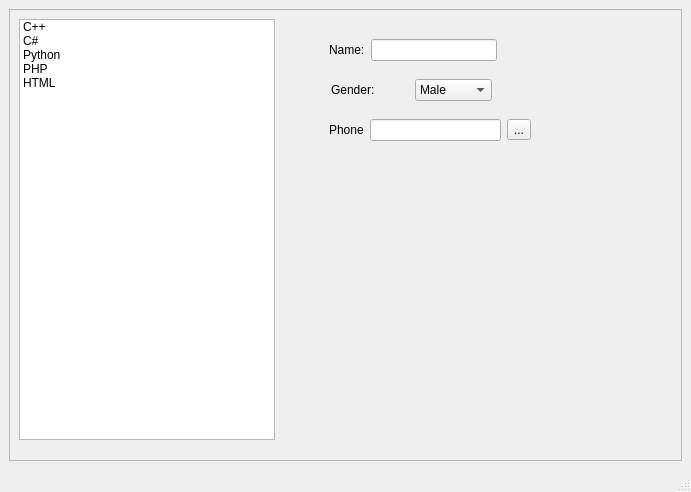
<?xml version="1.0" encoding="UTF-8"?>
<ui version="4.0">
 <class>MainWindow</class>
 <widget class="QMainWindow" name="MainWindow">
  <property name="geometry">
   <rect>
    <x>0</x>
    <y>0</y>
    <width>691</width>
    <height>492</height>
   </rect>
  </property>
  <property name="windowTitle">
   <string>QT-Formulario</string>
  </property>
  <widget class="QWidget" name="centralwidget">
   <layout class="QGridLayout" name="gridLayout">
    <item row="0" column="1">
     <widget class="QFrame" name="frame">
      <property name="frameShape">
       <enum>QFrame::StyledPanel</enum>
      </property>
      <property name="frameShadow">
       <enum>QFrame::Raised</enum>
      </property>
      <widget class="QListWidget" name="listWidget">
       <property name="geometry">
        <rect>
         <x>10</x>
         <y>10</y>
         <width>256</width>
         <height>421</height>
        </rect>
       </property>
       <item>
        <property name="text">
         <string>C++</string>
        </property>
       </item>
       <item>
        <property name="text">
         <string>C#</string>
        </property>
       </item>
       <item>
        <property name="text">
         <string>Python</string>
        </property>
       </item>
       <item>
        <property name="text">
         <string>PHP</string>
        </property>
       </item>
       <item>
        <property name="text">
         <string>HTML</string>
        </property>
       </item>
      </widget>
      <widget class="QWidget" name="">
       <property name="geometry">
        <rect>
         <x>320</x>
         <y>30</y>
         <width>168</width>
         <height>22</height>
        </rect>
       </property>
       <layout class="QHBoxLayout" name="horizontalLayout">
        <item>
         <widget class="QLabel" name="label">
          <property name="text">
           <string>Name:</string>
          </property>
         </widget>
        </item>
        <item>
         <widget class="QLineEdit" name="lineEdit">
          <property name="placeholderText">
           <string/>
          </property>
         </widget>
        </item>
       </layout>
      </widget>
      <widget class="QWidget" name="">
       <property name="geometry">
        <rect>
         <x>322</x>
         <y>70</y>
         <width>161</width>
         <height>22</height>
        </rect>
       </property>
       <layout class="QHBoxLayout" name="horizontalLayout_2">
        <item>
         <widget class="QLabel" name="label_2">
          <property name="text">
           <string>Gender:</string>
          </property>
         </widget>
        </item>
        <item>
         <widget class="QComboBox" name="comboBox">
          <item>
           <property name="text">
            <string>Male</string>
           </property>
          </item>
          <item>
           <property name="text">
            <string>Female</string>
           </property>
          </item>
         </widget>
        </item>
       </layout>
      </widget>
      <widget class="QWidget" name="">
       <property name="geometry">
        <rect>
         <x>320</x>
         <y>110</y>
         <width>202</width>
         <height>22</height>
        </rect>
       </property>
       <layout class="QHBoxLayout" name="horizontalLayout_3">
        <item>
         <widget class="QLabel" name="label_3">
          <property name="text">
           <string>Phone</string>
          </property>
         </widget>
        </item>
        <item>
         <widget class="QLineEdit" name="lineEdit_2"/>
        </item>
        <item>
         <widget class="QToolButton" name="toolButton">
          <property name="text">
           <string>...</string>
          </property>
         </widget>
        </item>
       </layout>
      </widget>
     </widget>
    </item>
   </layout>
  </widget>
  <widget class="QMenuBar" name="menubar">
   <property name="geometry">
    <rect>
     <x>0</x>
     <y>0</y>
     <width>691</width>
     <height>21</height>
    </rect>
   </property>
  </widget>
  <widget class="QStatusBar" name="statusbar"/>
 </widget>
 <resources/>
 <connections/>
</ui>
